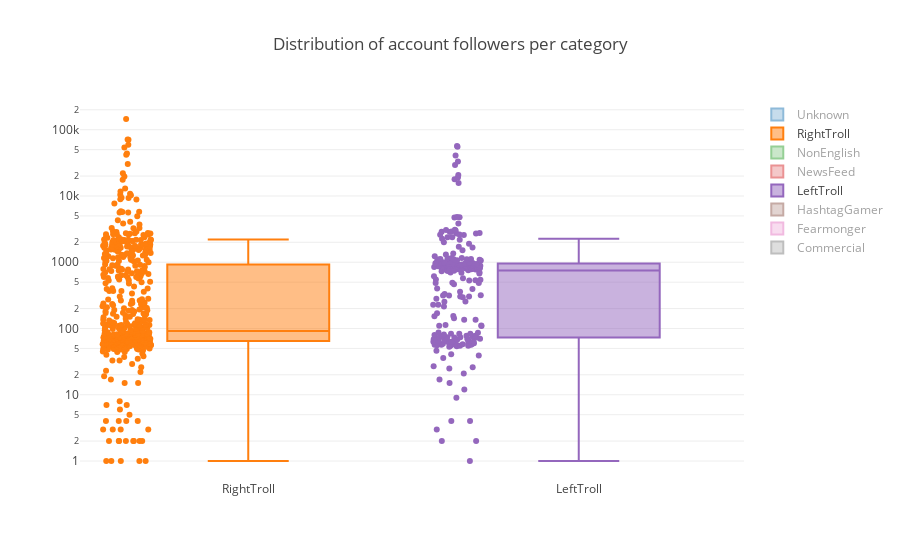

Notebook code for this chart:
### Code cell
###############################################################################################################################
#################################### TO VISUALIZE THE PLOT FROM THE CLOUD RUN THIS CELL #######################################
###############################################################################################################################

fig = py.get_figure('https://plot.ly/~Flavioh/54/distribution-of-account-followers-per-category/', raw=True)
iplot(fig)

### Figure 1 — Plotly figure (JSON) as saved in the notebook; plotly's stock layout.template omitted (floating-point values rounded to 4 significant figures; data arrays with more than 128 entries replaced by an {"elided": "..."} marker saying what was removed)
{"data": [{"boxpoints": "all", "name": "Unknown", "type": "box", "uid": "4a15bf2c-4c45-4b7a-8c42-911de2b286b5", "visible": "legendonly", "y": {"elided": "175 int values"}, "ysrc": "Flavioh:55:33b806"}, {"boxpoints": "all", "name": "RightTroll", "type": "box", "uid": "efaa3dae-05e0-4ec0-ac92-1a7adab351c2", "y": {"elided": "558 int values"}, "ysrc": "Flavioh:55:cb2955"}, {"boxpoints": "all", "name": "NonEnglish", "type": "box", "uid": "1eccf75e-35eb-4685-baa2-13634a6761db", "visible": "legendonly", "y": {"elided": "1447 int values"}, "ysrc": "Flavioh:55:c207c6"}, {"boxpoints": "all", "name": "NewsFeed", "type": "box", "uid": "79996d0f-e51a-4c89-a5bd-a5fb98e523c3", "visible": "legendonly", "y": [745, 18927, 7293, 3171, 3397, 2844, 21712, 20449, 1145, 18375, 20306, 16840, 22205, 26, 20171, 18019, 1, 1, 19959, 2, 2650, 25871, 15565, 3626, 12296, 3, 4205, 28785, 1, 5866, 13016, 17156, 19424, 16939, 15410, 12098, 2826, 12337, 22250, 13295, 19849, 12023, 9302, 16035, 17455, 14187, 33188, 20268, 62088, 20608, 26740, 32191], "ysrc": "Flavioh:55:bd367c"}, {"boxpoints": "all", "name": "LeftTroll", "type": "box", "uid": "62a737d5-615c-427b-855b-c6611ee7faa0", "y": {"elided": "230 int values"}, "ysrc": "Flavioh:55:1ccdf9"}, {"boxpoints": "all", "name": "HashtagGamer", "type": "box", "uid": "49f5b4e6-554e-43cd-8383-950acc337448", "visible": "legendonly", "y": [2863, 523, 4530, 51, 522, 603, 3746, 794, 7402, 3621, 23890, 4680, 75, 534, 505, 119, 587, 5062, 59, 5082, 158, 518, 5444, 1247, 4006, 3840, 3910, 2155, 5424, 4934, 2699, 2936, 4066, 21760, 5352, 4441, 500, 3753, 1450, 24663, 518, 3468, 572, 5906, 5453, 4542, 4474, 524, 4204, 57, 72, 543, 3772, 100, 614, 4751, 636, 520, 4552, 587, 3170, 3561, 2585, 5627, 607, 2543, 3926, 3875, 521, 4755, 555, 180, 549, 6849, 4402, 315, 555, 539, 85, 528, 8079, 639, 1704, 3383, 3961, 2483, 305, 4389, 5152, 259, 4741, 528, 5574, 4679, 4888, 890, 501, 531, 251, 508, 539, 41, 534, 549, 911, 2685, 2587, 5168, 2457, 248, 10893, 768], "ysrc": "Flavioh:55:7ce03c"}, {"boxpoints": "all", "name": "Fearmonger", "type": "box", "uid": "7ca1aa2a-87d0-4d34-bbae-3c0431a3d600", "visible": "legendonly", "y": [53, 46, 55, 50, 46, 55, 32, 52, 38, 120, 51, 84, 52, 92, 38, 41, 49, 67, 69, 39, 76, 104, 56, 69, 47, 50, 51, 44, 50, 37, 34, 59, 51, 8, 60, 36, 62, 55, 96, 43, 2, 95, 81, 2, 42, 52, 66, 90, 88, 85, 50, 53, 35, 69, 50, 50, 48, 49, 76, 12, 57, 53, 78, 46, 58, 52, 32, 52, 55, 37, 45, 69, 53, 42, 51, 53, 55, 33, 45, 46, 47, 40, 52, 61, 41, 52, 52, 56, 74, 26, 40, 62, 48, 24, 90, 83, 51, 35, 53, 51, 57, 54, 52, 25, 55, 42, 50, 77, 43, 42, 72, 58, 77, 47, 50, 41, 40, 53, 51, 48, 51, 54, 50], "ysrc": "Flavioh:55:57b163"}, {"boxpoints": "all", "name": "Commercial", "type": "box", "uid": "2ea1c663-8e16-40a3-9738-e6eee28b3687", "visible": "legendonly", "y": [294, 194, 858, 401, 515, 2], "ysrc": "Flavioh:55:1bde53"}], "layout": {"title": "Distribution of account followers per category", "yaxis": {"autorange": true, "showgrid": true, "type": "log"}}}
